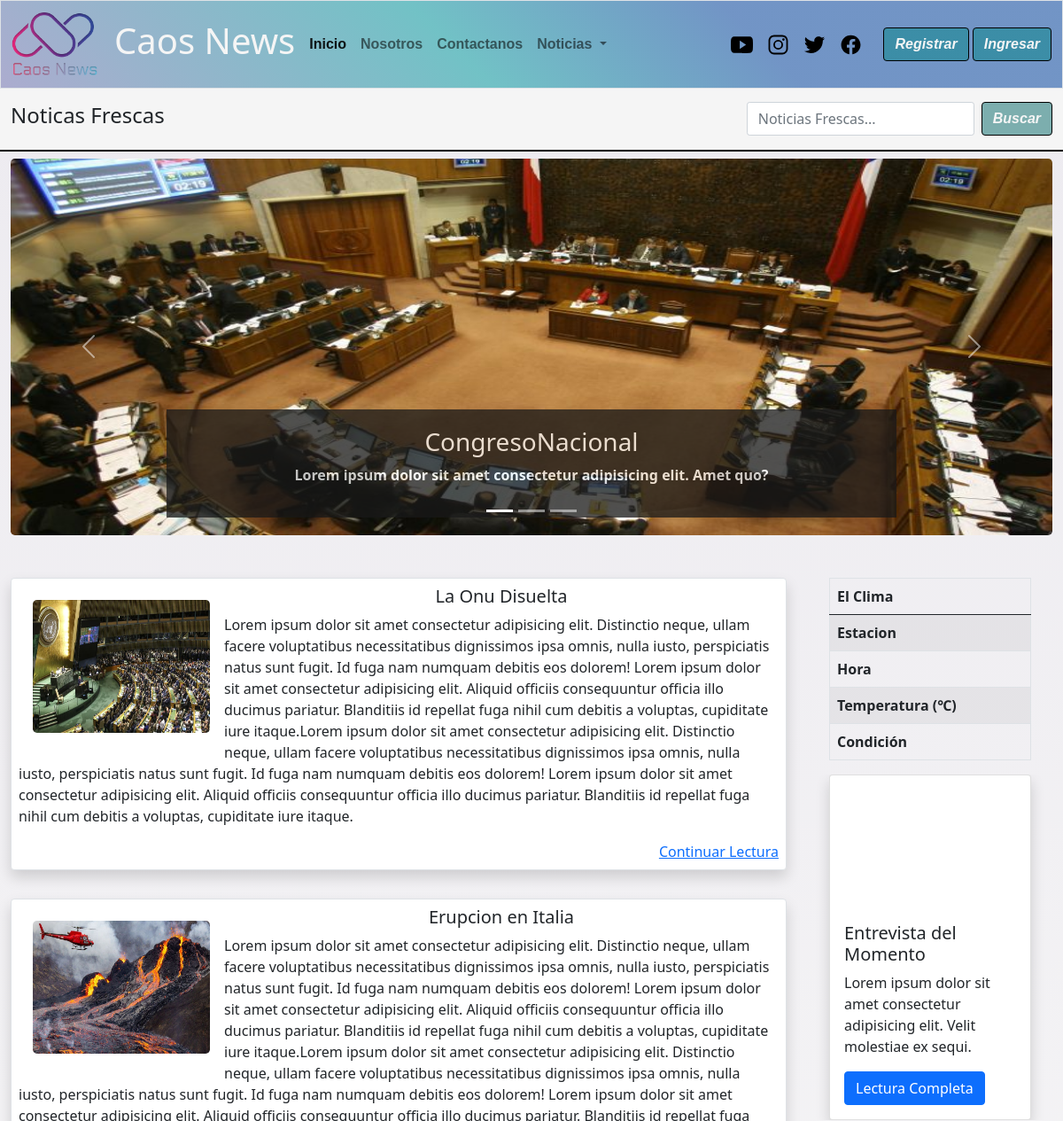
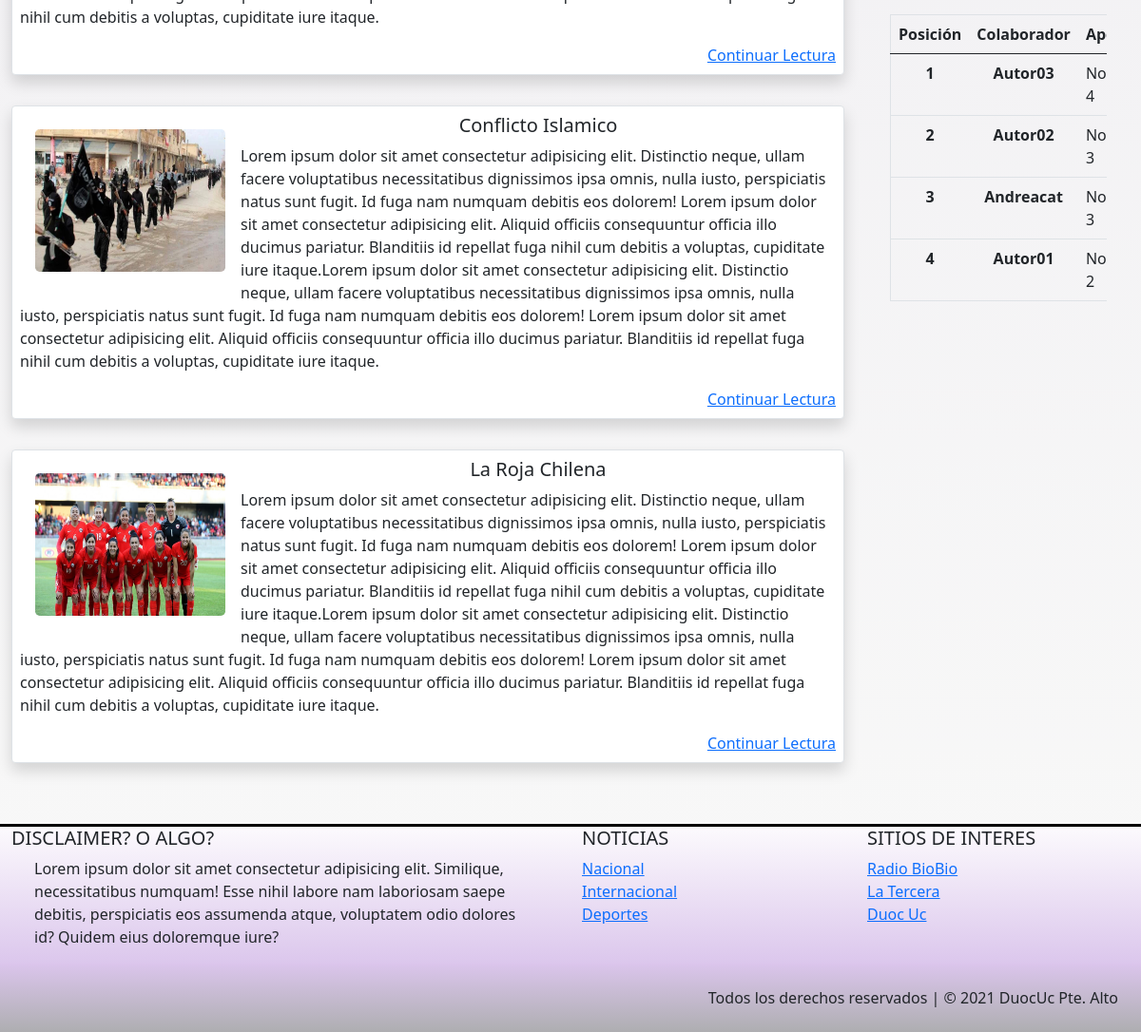
The page / on the database its author committed (2 pictures, top to bottom).
### caos_news/models.py (models this page shows, shortened)
class Noticia(models.Model):
    nombre_not = models.CharField(primary_key= True, max_length=50)
    fecha_not = models.DateField(default=datetime.date.today)
    redac =  models.TextField()
    img_not = models.ImageField(upload_to='noticias',null=True)
    publicar = models.BooleanField(default=False)
    comentario = models.TextField(null=True,default='Sin observaciones')
    autor = models.ForeignKey(User,null=True, on_delete=models.CASCADE)
    categoria = models.ForeignKey(Categoria, on_delete=models.CASCADE)

class Categoria(models.Model):
    cod_catg = models.IntegerField(primary_key=True)
    nombre_catg = models.CharField(max_length=50)

### caos_news/views.py (the view)
# urls.py: path('',index,name="index"),
def index(request):
    categoria = Categoria.objects.all()
    noti_all = Noticia.objects.filter(publicar=True).order_by('-fecha_not')[:3]
    noti_index = Noticia.objects.filter(publicar=True).order_by('-fecha_not')[4:8]
    publicada = Count('noticia',filter=Q(noticia__publicar=True))
    autor = User.objects.annotate(num_n=publicada).filter(groups=1).order_by('-num_n')
    contexto = {"categorias":categoria,"noticias":noti_all,"noticias_index":noti_index,"autores":autor}
    return render(request,"index.html",contexto)

### caos_news/templates/index.html (shortened to what this page needs)
{% extends 'base.html' %}
{%load static %}
{% block link_activos %}
                    <ul class="navbar-nav me-auto mb-2 mb-lg-0">
                        <li class="nav-item">
                            <a class="nav-link active" aria-current="page" href="{% url 'index'%}">Inicio</a>
                        </li>
                        {% if user.is_authenticated %}
                            <li class="nav-item">
                                <a class="nav-link" href="{% url 'enviar_n' %}">Subir noticia</a>
                            </li>
                            <li class="nav-item">
                                <a class="nav-link" href="{% url 'mis_notis' %}">Mis Noticias</a>
                            </li>
                        {% else %}
                            <li class="nav-item">
                            <a class="nav-link" href="{% url 'nos' %}">Nosotros</a>
                        </li>
                        <li class="nav-item">
                            <a class="nav-link" href="{% url 'contac' %}">Contactanos</a>
                        </li>
                        {% endif %}
                        <li class="nav-item dropdown">
                            <a class="nav-link dropdown-toggle" href="#" id="navbarDropdown" role="button"
                                data-bs-toggle="dropdown" aria-expanded="false">
                                Noticias
                            </a>
                        </li>
{% endblock link_activos %}
{% block contenido %}
<main>
        <nav class="navbar sticky-top" id="barra-busqueda">
            <div class="container-fluid ">
                <span class="navbar-text">
                {% if user.is_authenticated %}
                    <h4> Bienvenido(a) {{user.first_name}} {{user.last_name}} </h4>
                {% else %}
                    <h4>Noticas Frescas</h4>
                {% endif %}
                </span>
                <form class="d-flex" method="POST" action="{% url 'filter_d'%}">
                    <input class="form-control me-2" type="search" placeholder="Noticias Frescas..." name="txtbusqueda" aria-label="Search">
                    <button id="boton" class="btn btn-outline" type="submit">Buscar</button>
                </form>
            </div>
        </nav>
<section class="container-fluid">
    <div id="carouselExampleCaptions" class="carousel slide mt-2" data-bs-ride="carousel">
        <div class="carousel-indicators">
            <button type="button" data-bs-target="#carouselExampleCaptions" data-bs-slide-to="0" class="active"
                aria-current="true" aria-label="Slide 1"></button>
            <button type="button" data-bs-target="#carouselExampleCaptions" data-bs-slide-to="1"
                aria-label="Slide 2"></button>
            <button type="button" data-bs-target="#carouselExampleCaptions" data-bs-slide-to="2"
                aria-label="Slide 3"></button>
        </div>
        <div class="carousel-inner">
            {% for item in noticias  %}
            <div class="carousel-item {% if forloop.first %} active {% endif %}">
                <img src="{{ item.img_not.url}}" class="d-block w-100 rounded-3" alt=""
                    height="425">
                <div class="carousel-caption d-block d-md-block">
                    <a href="{% url 'noti' item.nombre_not %}">
                        <h3>{{item.nombre_not}}</h3>
                        <p>Lorem ipsum dolor sit amet consectetur adipisicing elit. Amet quo?</p>
                    </a>
                </div>
            </div>
            {% endfor %}
        </div>
        <button class="carousel-control-prev" type="button" data-bs-target="#carouselExampleCaptions"
            data-bs-slide="prev">
            <span class="carousel-control-prev-icon" aria-hidden="true"></span>
        </button>
        <button class="carousel-control-next" type="button" data-bs-target="#carouselExampleCaptions"
            data-bs-slide="next">
            <span class="carousel-control-next-icon" aria-hidden="true"></span>
        </button>
    </div>
</section>
<section class="container-fluid">
    <div class="row">
        <div class="col-7 col-lg-9 mt-5 mb-5">
            <div class="d-grid gap-3">
                {% for item in noticias_index %}
                <div class="p-2 bg-light border shadow mb-3 bg-body rounded" id="tarjeta">
                    <div class="float-start">
                        <img src="{{ item.img_not.url}}" class="m-3 rounded-3" alt="..."
                            width="200" height="150">
                    </div>
                    <div class="mx-auto">
                        <div class="text m-l-2 md-sm-center">
                            <h5 class="text-center">{{item.nombre_not}}</h5>
                            <p>{{item.redac}}
                            </p>
                        </div>
                        <div class="text-end"><a href="{% url 'noti' item.nombre_not %}">Continuar Lectura</a></div>
                    </div>
                </div>
                {% endfor %}
            </div>
        </div>
        <div class="col-5 col-lg-3 mt-5">
            <div class="table-responsive container-fluid">
                <table class="table table-striped table-hover border">
                    <thead>
                        <tr>
                            <th scope="col">El Clima</th>
                            <th scope="col"></th>
                        </tr>
                    </thead>
                    <tbody>
                        <tr>
                            <th scope="row">Estacion</th>
                            <td id="estacion"></td>
                        </tr>
                        <tr>
                            <th scope="row">Hora</th>
                            <td id="hora"></td>
                        </tr>
                        <tr>
                            <th scope="row">Temperatura (℃)</th>
                            <td id="temp"></td>
                        </tr>
                        <tr>
                            <th scope="row">Condición</th>
                            <td id="estado"></td>
                        </tr>
                    </tbody>
                </table>
            </div>
            <section class="container-fluid" style="overflow: auto;">
                <div class="card shadow bg-body rounded ">
                    <iframe src="https://www.youtube.com/embed/hgNr49A2fcE" title="YouTube video player" frameborder="0"
                        allow="accelerometer; autoplay; clipboard-write; encrypted-media; gyroscope; picture-in-picture"
                        allowfullscreen></iframe>
                    <div class="card-body">
                        <h5 class="card-title">Entrevista del Momento</h5>
                        <p class="card-text">Lorem ipsum dolor sit amet consectetur adipisicing elit. Velit
                            molestiae ex sequi.</p>
                        <a href="Inter-noticia_07.html" class="btn btn-primary">Lectura Completa</a>
                    </div>
                </div>
            </section>
            <section class="container-fluid mt-3">
                <div class="table-responsive ">
                    <table class="table table-hover border">
                        <thead>
                            <tr>
                                <th scope="col" style="text-align: center;">Posición</th>
                                <th scope="col" style="text-align: center;">Colaborador</th>
                                <th scope="col">Aportes</th>
                            </tr>
                        </thead>
                        <tbody>
                            {% for x in autores  %}
                                <tr>
                                    <th scope="row" style="text-align: center;">{{forloop.counter}}</th>
                                    <td style="text-align: center"><p style="font-weight: bold; text-transform: capitalize;">{{x}}</p></td>
                                    <td>Noticias: {{x.num_n}} </td>
                                </tr>
                            {% endfor %}
                        </tbody>
                    </table>
                </div>
            </section>
        </div>
    </div>
</section>
{% endblock contenido %}
{% block categorias %}
    {% for x in categorias %}
        <li><a href="{% url 'categ' x.nombre_catg %}">{{x.nombre_catg}}</a></li>
    {% endfor %}
{% endblock categorias %}

### rows shown on the page
Noticia: img_not (picture), nombre_not "CongresoNacional"
Noticia: img_not (picture), nombre_not "La Onu Disuelta", redac "Lorem ipsum dolor sit amet consectetur adipisicing elit. Distinctio neque, ullam facere voluptatibus necessitatibus dignissimos ipsa omnis, nulla iusto, perspiciatis natus sunt fugit. Id fuga nam numquam debitis eos dolorem! Lorem ipsum dolor sit amet consectetur adipisicing elit. Aliquid officiis consequuntur officia illo ducimus pariatur. Blanditiis id repellat fuga nihil cum debitis a voluptas, cupiditate iure itaque.Lorem ipsum dolor sit amet consectetur adipisicing elit. Distinctio neque, ullam facere voluptatibus necessitatibus dignissimos ipsa omnis, nulla iusto, perspiciatis natus sunt fugit. Id fuga nam numquam debitis eos dolorem! Lorem ipsum dolor sit amet consectetur adipisicing…"
Noticia: img_not (picture), nombre_not "Erupcion en Italia", redac "Lorem ipsum dolor sit amet consectetur adipisicing elit. Distinctio neque, ullam facere voluptatibus necessitatibus dignissimos ipsa omnis, nulla iusto, perspiciatis natus sunt fugit. Id fuga nam numquam debitis eos dolorem! Lorem ipsum dolor sit amet consectetur adipisicing elit. Aliquid officiis consequuntur officia illo ducimus pariatur. Blanditiis id repellat fuga nihil cum debitis a voluptas, cupiditate iure itaque.Lorem ipsum dolor sit amet consectetur adipisicing elit. Distinctio neque, ullam facere voluptatibus necessitatibus dignissimos ipsa omnis, nulla iusto, perspiciatis natus sunt fugit. Id fuga nam numquam debitis eos dolorem! Lorem ipsum dolor sit amet consectetur adipisicing…"
Noticia: img_not (picture), nombre_not "Conflicto Islamico", redac "Lorem ipsum dolor sit amet consectetur adipisicing elit. Distinctio neque, ullam facere voluptatibus necessitatibus dignissimos ipsa omnis, nulla iusto, perspiciatis natus sunt fugit. Id fuga nam numquam debitis eos dolorem! Lorem ipsum dolor sit amet consectetur adipisicing elit. Aliquid officiis consequuntur officia illo ducimus pariatur. Blanditiis id repellat fuga nihil cum debitis a voluptas, cupiditate iure itaque.Lorem ipsum dolor sit amet consectetur adipisicing elit. Distinctio neque, ullam facere voluptatibus necessitatibus dignissimos ipsa omnis, nulla iusto, perspiciatis natus sunt fugit. Id fuga nam numquam debitis eos dolorem! Lorem ipsum dolor sit amet consectetur adipisicing…"
Noticia: img_not (picture), nombre_not "La Roja Chilena", redac "Lorem ipsum dolor sit amet consectetur adipisicing elit. Distinctio neque, ullam facere voluptatibus necessitatibus dignissimos ipsa omnis, nulla iusto, perspiciatis natus sunt fugit. Id fuga nam numquam debitis eos dolorem! Lorem ipsum dolor sit amet consectetur adipisicing elit. Aliquid officiis consequuntur officia illo ducimus pariatur. Blanditiis id repellat fuga nihil cum debitis a voluptas, cupiditate iure itaque.Lorem ipsum dolor sit amet consectetur adipisicing elit. Distinctio neque, ullam facere voluptatibus necessitatibus dignissimos ipsa omnis, nulla iusto, perspiciatis natus sunt fugit. Id fuga nam numquam debitis eos dolorem! Lorem ipsum dolor sit amet consectetur adipisicing…"
Categoria: nombre_catg "Nacional"
Categoria: nombre_catg "Internacional"
Categoria: nombre_catg "Deportes"

### other values the page prints
{{ x }} "Autor03"
{{ x.num_n }} "4"
{{ x }} "Autor02"
{{ x.num_n }} "3"
{{ x }} "Andreacat"
{{ x }} "Autor01"
{{ x.num_n }} "2"
